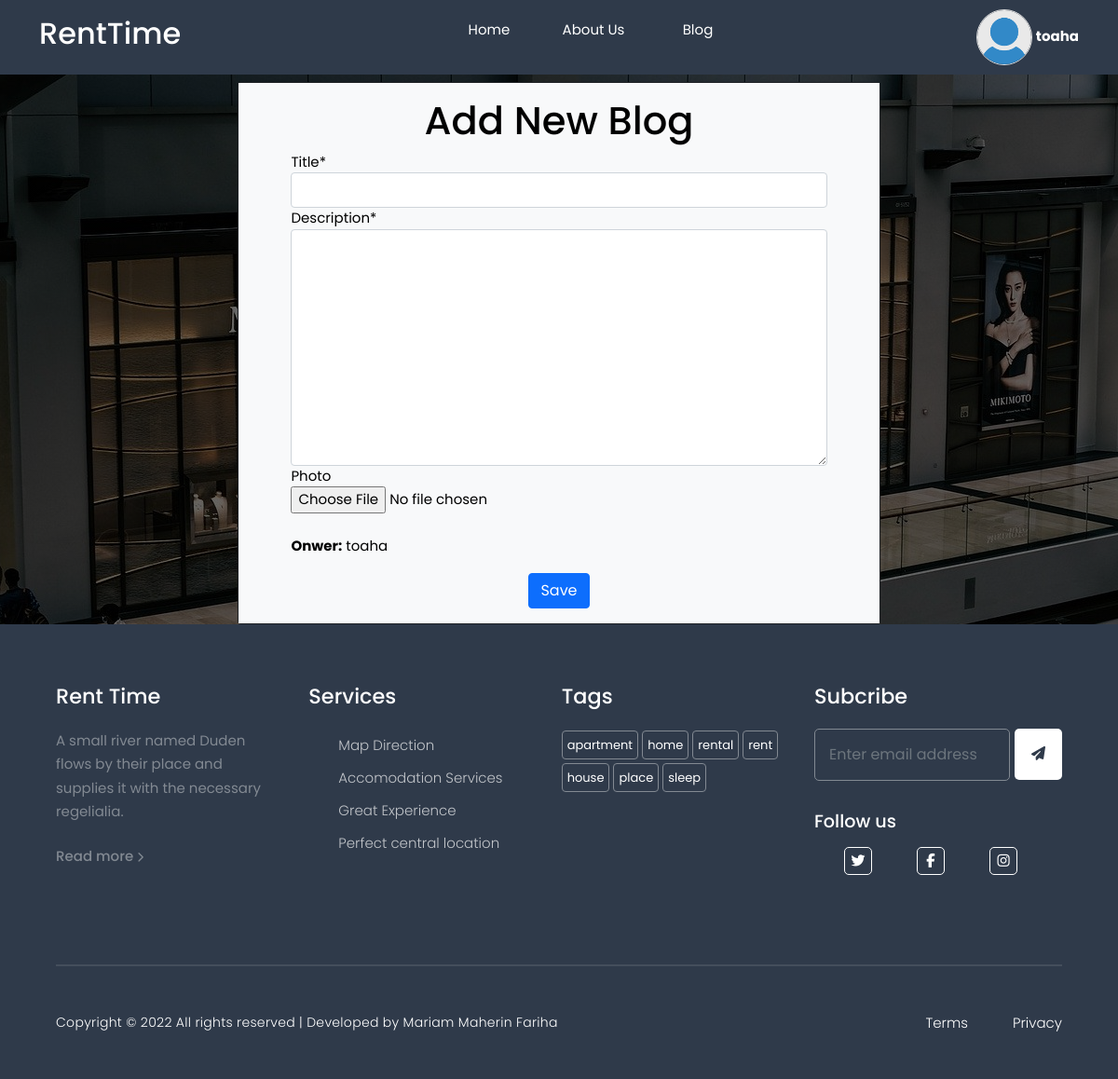
Screenshot of /blogs/new/ (signed in) with the database file from the repository.
### app/models.py (models this page shows)
class User(AbstractUser):
    GENDER_CHOICES = (
        ('Male', 'Male'),
        ('Female', 'Female'),
        ('Other', 'Other')
    )
    is_renter = models.BooleanField(default = False)
    is_owner = models.BooleanField(default = False)
    gender = models.CharField(max_length=10, choices=GENDER_CHOICES, null=True, blank=True)
    nid = models.CharField(max_length=13, null=True, blank=True)
    mobile_No = models.CharField(max_length=11, null = False, blank=False)
    affiliation_name = models.CharField(max_length=20, null = True, blank=True)
    affiliation_id = models.CharField(max_length=20, null = True, blank=True)
    dob = models.DateTimeField(null=True,blank=True)
    present_address = models.CharField(max_length=255, blank=True)
    photo = models.ImageField(upload_to='images/', default='images/user.jpg', blank=True)
    def __str__(self):
        return self.username

### app/views/rentapp.py (the view)
# urls.py: path('blogs/new/', rentapp.blog_new, name='blogs_new'),
def blog_new(request):
    if request.method == "POST":
        form = BlogForm(request.POST, request.FILES)
        if form.is_valid():
            blog = form.save(commit=False)
            blog.author = request.user
            blog.save()
            return redirect('blog_details', pk=blog.pk)
    else:
        form = BlogForm()
    return render(request, 'blog-edit.html', {'form': form, 'req': request})

### app/forms.py (shortened to what this page needs)
class BlogForm(forms.ModelForm):
    class Meta:
        model = Blog
        fields = ('title', 'description', 'photo')

### templates/blog-edit.html (shortened to what this page needs)
{% extends 'layout.html' %}
{% load static %}
{% load crispy_forms_tags %}
{% block content %}
<div style="background:linear-gradient(to top, rgba(0, 0, 0, 0.600), rgba(0, 0, 0, 0.600)), url({% static 'images/recent.jpg' %}); background-position: center;" class="row" class="row">
    <div class="col-lg-7 mx-auto">
        <div class="card mt-2 mx-auto bg-dark">
            <div class="card-body bg-light">
                <div class="container">
                    <h2 class="text-center">Add New Blog</h2>
                    <form method="POST" enctype="multipart/form-data">
                        <div class="form-group">
                            {{ form.title | as_crispy_field}}
                        </div>
                        <div class="form-group">
                            {{form.description | as_crispy_field}}
                        </div>
                        <div class="form-group">
                            {{form.photo | as_crispy_field }}
                        </div>
                        <br>
                        <p> <b>Onwer:</b>{% if req.user.first_name %} {{ req.user.first_name }} {{ req.user.last_name }}
                            {% else %} {{ req.user }} {% endif %} </p>
                        {% if user.is_superuser %}
                        <div class="form-group text-center">
                            <button class="btn btn-primary" type="submit"> Save </button>
                        </div>
                        {% endif %}
                    </form>
                </div>
            </div>
        </div>
    </div>
</div>
{% endblock %}

### templates/layout.html (shortened to what this page needs)
{% load static %}
<!DOCTYPE html>
<html lang="en">
<head>
    <link rel="stylesheet" href="https://unpkg.com/swiper@8/swiper-bundle.min.css" />
    <link rel="stylesheet" href="https://cdn.jsdelivr.net/npm/bootstrap@5.0.0/dist/css/bootstrap.min.css">
    <link rel="stylesheet" type="text/css" href="{% static 'style.css' %}">
<body>
    {% block nav %}
    <header>
        <nav>
            <div class="container">
                <a href="{% url 'home' %}">
                    <h3>RentTime</h3>
                </a>
                <ul id="nav-items">
                    <li><a href="{% url 'home' %}">Home</a></li>
                    <li><a href="/about/">About Us</a></li>
                    <li><a href="/blogs/">Blog</a></li>
                {% if user.is_authenticated %}
                </ul>
                <div class="profile-icon" onclick="settingsMenuToggle()">
                    <img src="{{user.photo.url}}" alt="Avater">
                    <b style="color: white;">{{user}}</b>
                </div>
                {% else %}
                    <li>
                        <a href="{% url 'login' %}">LogIn</a>
                    </li>
                </ul>
                {% endif %}
            </div>
        </nav>
    </header>
    {% endblock %}
    {% block content %}
    {% endblock %}
    <footer id="footer">
        <div class="container">
            <div class="intro">
                <h4 class="footer-title"><a href="#" class="logo">Rent Time</a></h4>
                <p>A small river named Duden flows by their place and supplies it with the necessary regelialia.</p>
                <a href="/about/">Read more <span class="fa fa-chevron-right" style="font-size: 11px;"></span></a>
            </div>
            <div class="Services">
                <h4 class="footer-title">Services</h4>
                <ul>
                    <li><a href="#">Map Direction</a></li>
                    <li><a href="#">Accomodation Services</a></li>
                    <li><a href="#">Great Experience</a></li>
                    <li><a href="#">Perfect central location</a></li>
                </ul>
            </div>
            <div class="tag-cloud">
                <h4 class="footer-title">Tags</h4>
                <div class="short-link">
                    <a href="#" class="tag-cloud-link">apartment</a>
                    <a href="#" class="tag-cloud-link">home</a>
                    <a href="#" class="tag-cloud-link">rental</a>
                    <a href="#" class="tag-cloud-link">rent</a>
                    <a href="#" class="tag-cloud-link">house</a>
                    <a href="#" class="tag-cloud-link">place</a>
                    <a href="#" class="tag-cloud-link">sleep</a>
                </div>
            </div>
            <div class="subscribe">
                <div class="subscribeWrapper">
                    <h4 class="footer-title">Subcribe</h4>
                    <form action="#" class="subscribe-form">
                        <input type="email" class="form-control rounded-left" placeholder="Enter email address"
                            required>
                        <button type="submit"><i class="fa fa-paper-plane"></i></button>
                    </form>
                </div>
                <div id="social-links">
                    <h4>Follow us</h4>
                    <ul>
                        <li><a href="#"><span class="fa fa-twitter"></span></a></li>
                        <li><a href="#"><span class="fa fa-facebook"></span></a></li>
                        <li><a href="#"><span class="fa fa-instagram"></span></a></li>
                    </ul>
                </div>
            </div>
        </div>
        <div class="container hrtag">
            <hr>
        </div>
        <div class="copyright-message-and-privacy">
            <div class="container copyright-box">
                <div class="copyright-message">
                    <p>
                        Copyright &copy; 2022 All rights reserved | Developed by Mariam Maherin Fariha
                    </p>
                </div>
                <div class="terms-privacy">
                    <p>
                        <a href="#">Terms</a>
                        <a href="#">Privacy</a>
                    </p>
                </div>
            </div>
        </div>
    </footer>
</body>
</html>

### static/style.css (style rules this page uses)
* { padding: 0; margin: 0; font-family: 'Poppins', sans-serif; text-decoration: none; border: none; outline: none; box-sizing: border-box; list-style-type: none; }
:root { --body-color: #efefef; --nav-color: #2f3a4a; --bg-color: #fff; --custom-shadow: 0 3px 8px rgb(0 0 0 / 12%), 0 3px 1px rgb(0 0 0 / 4%); }
a { color: #525252; }
body { background-color: var(--bg-color); transition: background 0.3s; color: #000; max-width: 100vw; font-size: 15px; }
img { max-width: 100%; }
html { scroll-behavior: smooth; scroll-padding-top: 5rem; }
h1, h2, h3, h4, h5 { color: #000; }
h2 { font-size: 2.6rem; }
h3 { font-size: 1.6rem; }
h4 { font-size: 1.2rem; }
p { line-height: 1.6rem; }
.container { width: 95%; margin: 0 auto; }
button { background: transparent; }
header { position: sticky; top: 0; z-index: 100; }
nav .container a h3 { color: #fff; font-size: 2rem; }
nav { display: flex; align-items: center; justify-content: center; background-color: var(--nav-color); height: 5rem; width: 100%; }
nav .container { display: flex; justify-content: space-between; align-items: center; height: 100% }
nav .container ul { display: flex; height: 100%; }
nav .container ul li { transition: all 0.3s ease; }
nav .container ul li a { width: 7rem; height: 100%; display: flex; justify-content: center; align-items: center; color: #fff; transition: all ease 0.3s; }
#footer { background-color: #2f3a4a; }
#footer .container { width: 90%; display: grid; grid-template-columns: repeat(4, 1fr); gap: 2rem; padding: 4rem 0 0; }
h4.footer-title, h4.footer-title a { color: #fff; font-weight: 500; font-size: 1.4rem; margin-bottom: 1.3rem; }
.intro p { color: #828992; margin-bottom: 1.5rem; }
.intro a { color: #828992; font-weight: 500; }
.Services ul li a { color: rgba(255, 255, 255, .7); line-height: 35px; }
.Services ul li a { color: rgba(255, 255, 255, .7); line-height: 35px; font-weight: 300; }
.short-link .tag-cloud-link { padding: 5px; border: 1px solid #828992; line-height: 35px; color: #fff; font-size: 13px; border-radius: 4px; transition: all 0.3s ease; }
.subscribe .subscribeWrapper .subscribe-form { display: flex; align-items: center; gap: 0.3rem; }
.subscribe { display: flex; flex-direction: column; gap: 2rem; }
.subscribe .subscribeWrapper .subscribe-form input, .subscribe .subscribeWrapper .subscribe-form button { background: transparent; border: 1px solid #828992; padding: 15px; border-radius: 5px; color: #fff; }
.subscribe .subscribeWrapper .subscribe-form button { background-color: #fff; color: #2f3a4a; cursor: pointer; border: none; padding: 16px 18px; }
.subscribe #social-links h4 { color: #fff; font-weight: 500; margin-bottom: 1rem; }
.subscribe #social-links ul { display: flex; align-items: center; }
.subscribe #social-links ul li a span { color: #fff; margin-right: 3rem; padding: 5px; border: 1px solid #fff; width: 30px; height: 30px; display: flex; justify-content: center; align-items: center; border-radius: 5px; transition: all 0.3s ease; }
#footer .hrtag { display: block; }
#footer .hrtag hr { border: 0.5px solid #828992; }
#footer .copyright-box { display: flex; justify-content: space-between; align-items: center; padding: 2rem 0 2rem; }
.copyright-message { color: #fff; letter-spacing: 0.3px; font-weight: 300; font-size: 14px; }
.terms-privacy p { display: flex; align-items: center; gap: 3rem; }
.terms-privacy p a { color: #fff; font-weight: 300; }
nav .container .profile-icon img { width: 60px; height: 60px; border: 1px solid #ddd; border-radius: 50%; cursor: pointer; }

### templates/layout.html (style rules this page uses)
a { text-decoration: none; }

### rows the page displays
User: photo (placeholder picture), username "toaha", user "toaha"
